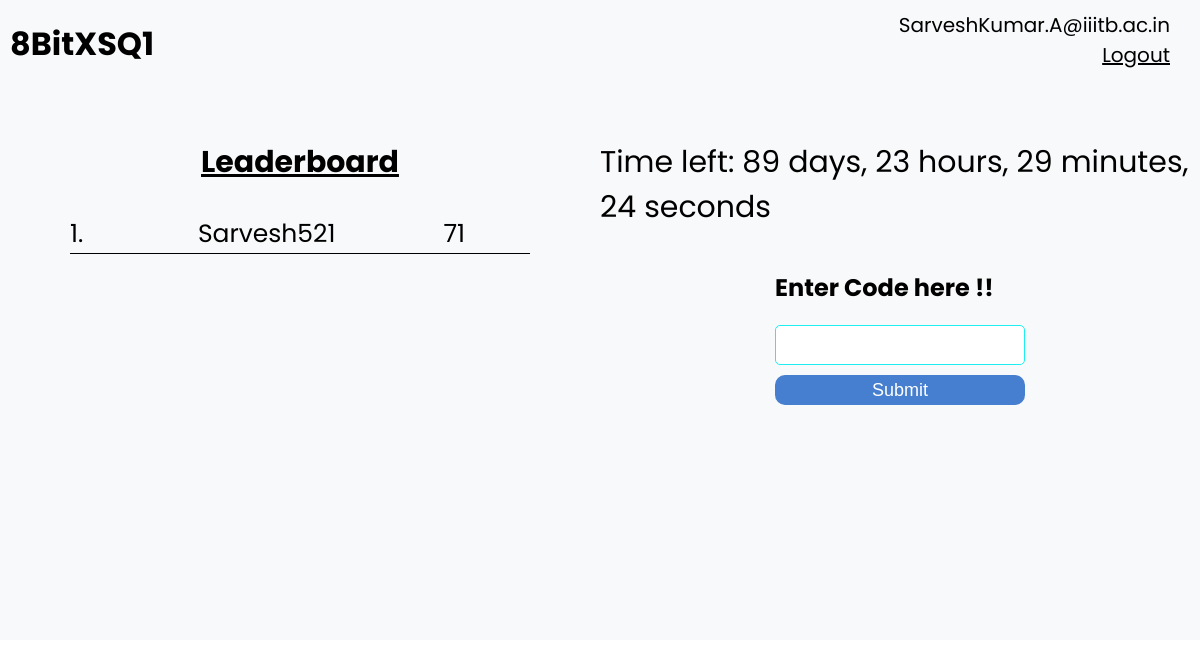
The page /participant (signed in) on the database as committed earlier.
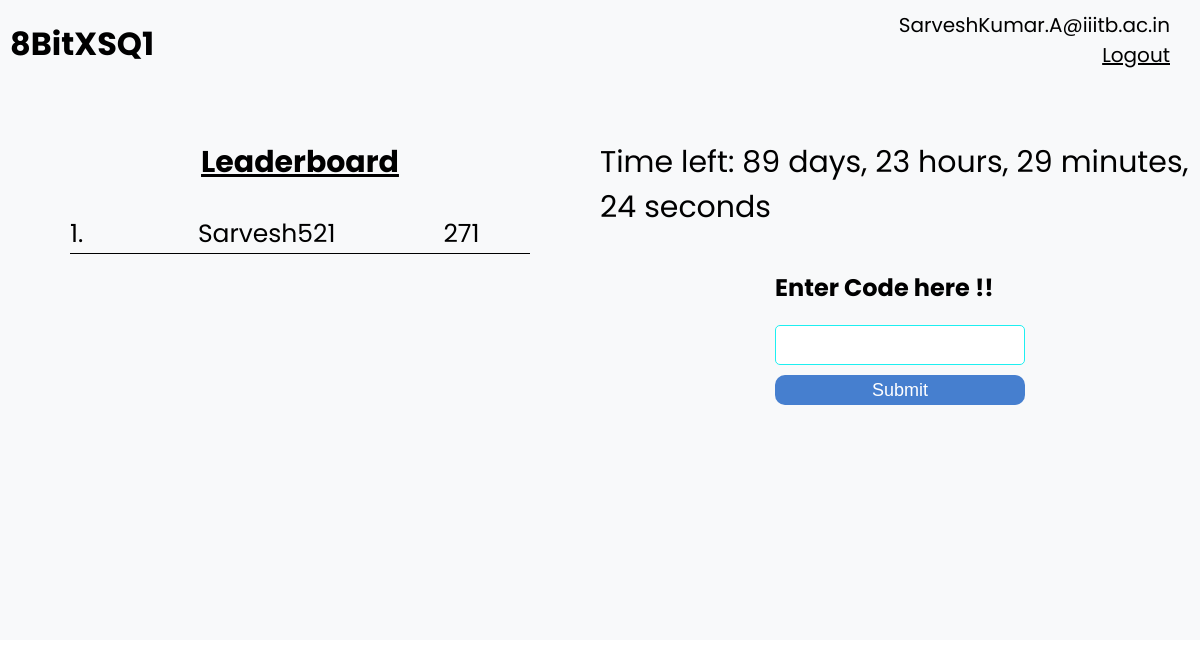
The same page on the database as committed later.
### base/models.py (models this page shows)
class User(AbstractUser):
    email = models.EmailField(unique=True, null=True)
    phone_number = models.IntegerField(null=True)
    username = models.CharField(unique=True, max_length=100, null=True)
    gold = models.IntegerField(default=0)
    sand = models.DateTimeField(default=datetime(2025, 7, 30, 19, 30, 0))
    USERNAME_FIELD = "email"
    REQUIRED_FIELDS = ["username"]
    def __str__(self) -> str:
        return str(self.email)

### base/views.py (the view, shortened to what this page needs)
# urls.py: path('participant',views.participant_home,name="participant_home"),
def participant_home(request):
    da = datetime.now()
    user_1 = User.objects.get(email=str(request.user))
    timezone = user_1.sand.tzinfo
    da = da.replace(tzinfo=timezone)
    flag = da < user_1.sand
    users = User.objects.all().order_by("-gold").values()
    context = {
        "users": users,
        "user_1": user_1,
        "curr_date_time": str(user_1.sand.month)
        + " "
        + str(user_1.sand.day)
        + ","
        + str(user_1.sand.year)
        + " "
        + str(user_1.sand.hour)
        + ":"
        + str(user_1.sand.minute)
        + ":"
        + str(user_1.sand.second),
        "flag": flag,
    }
    return render(request, "participant_home.html", context)

### base/templates/participant_home.html (shortened to what this page needs)
{% include 'participant_main.html' %}
<div class="screen">
    {% block content %}
    {% if request.user.is_authenticated %}
    <div class="participant-left">
        <h3 class="LeaderBoard-heading">Leaderboard</h3>
        <div class="LeaderBoard">
            {% for user in users %}
            <div class="ranking">
                <p class="rank">{{ forloop.counter }}. &nbsp;&nbsp;&nbsp; <span class="ranking-name">
                        {{ user.username }}</span> &nbsp;&nbsp;&nbsp;{{ user.gold }}</h1>
            </div>
            {% endfor %}
        </div>
    </div>
    <div class="participant-right">
        <div>
            <div id="countdown-box"></div>
            {% endif %}
            {% endblock content %}
        </div>
        {% if flag %}
        <div class="code-input-box">
            <h2>Enter Code here !!</h2>
            <form method="post" action="{% url 'participant_home' %}">
                <input type="text" id="text_input" name="text_input" required>
                <br>
                <button type="submit" class="btn">Submit</button>
            </form>
        </div>
        {% endif %}
    </div>
</div>

### base/templates/participant_navbar.html (shortened to what this page needs)
<div class="home-container-participant">
   <a href="{% url 'participant_home' %}" class="heading-participant"><h1>8BitXSQ1</h1></a>
   <div class="nav-right">
       {% if request.user.is_authenticated %}
       <h1 class="hello-text">{{request.user}}</h1>
       <a href="{% url 'logout' %}" class="logout-button">Logout</a>
       {% else %}
       <a href="{% url 'login' %}">Login</a>
       {% endif %}
   </div>
</div>

Rows that differ between the two databases and show on the page:
changed User "Sarvesh521": gold "71" → "271"
